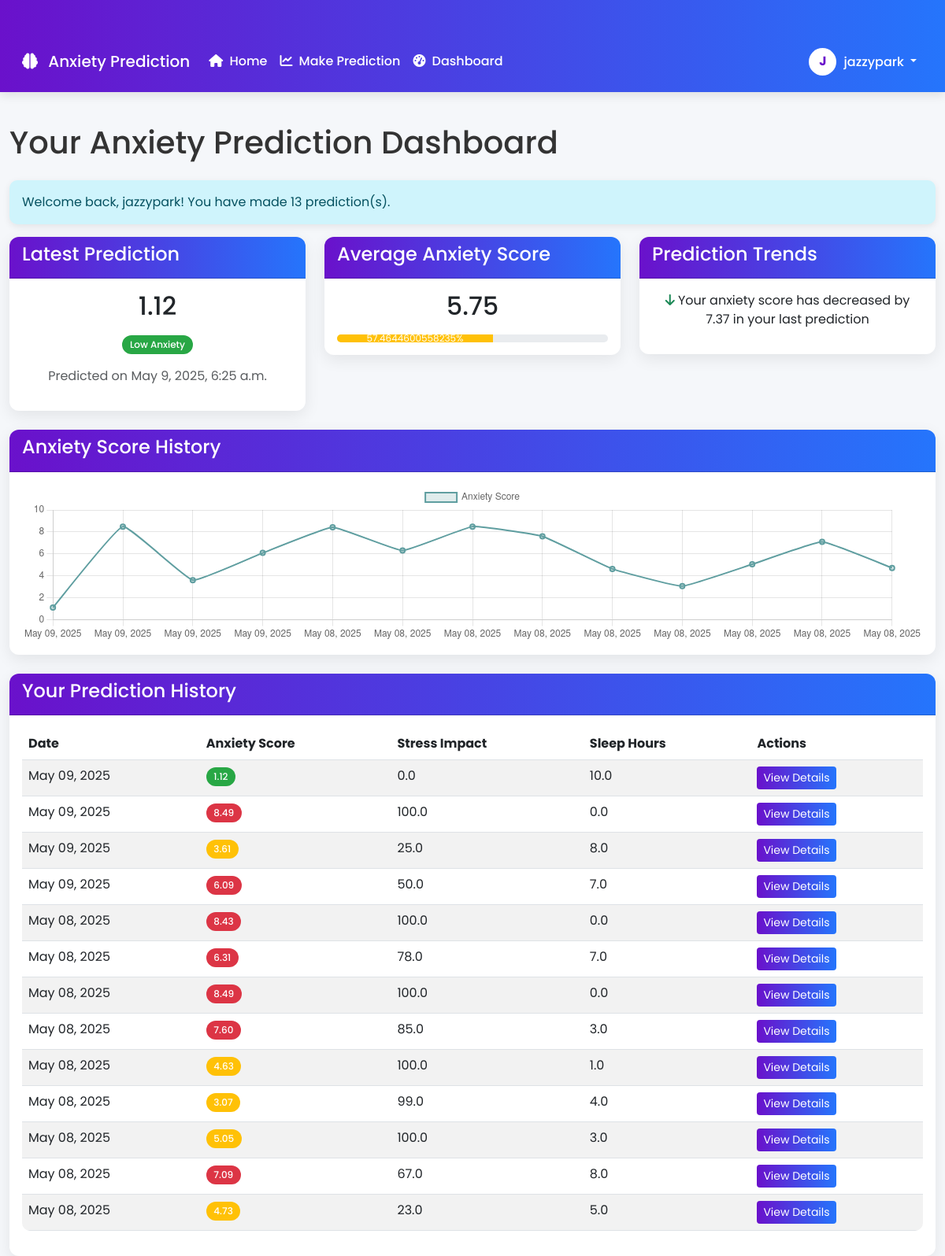
The page /dashboard/ (signed in) on the database its author committed.
### anxiety_app/models.py (models this page shows, shortened)
class AnxietyPrediction(models.Model):
    user = models.ForeignKey(User, on_delete=models.CASCADE, related_name='predictions')
    stress_sleep_impact = models.FloatField()
    stress_impact_score = models.FloatField()
    sleep_stress_severity = models.FloatField()
    sleep_hours = models.FloatField()
    activity_stress_balance = models.FloatField()
    high_risk_factors = models.IntegerField()
    therapy_sessions = models.IntegerField()
    stress_sleep_composite = models.FloatField()
    health_risk_score = models.FloatField()
    predicted_anxiety = models.FloatField(null=True, blank=True)
    created_at = models.DateTimeField(auto_now_add=True)
    class Meta:
        ordering = ['-created_at']

### anxiety_app/views.py (the view)
# urls.py: path('dashboard/', views.dashboard_view, name='dashboard'),
@login_required(login_url='login')
def dashboard_view(request):
    predictions = AnxietyPrediction.objects.filter(user=request.user)
    context = {
        'predictions': predictions,
    }
    if predictions.exists():
        latest_prediction = predictions.first()
        average_score = predictions.aggregate(avg_score=Avg('predicted_anxiety'))['avg_score']
        average_score_percent = min(average_score * 10, 100)
        if predictions.count() > 1:
            previous_prediction = predictions[1]
            trend = latest_prediction.predicted_anxiety - previous_prediction.predicted_anxiety
        else:
            trend = 0
        context.update({
            'latest_prediction': latest_prediction,
            'average_score': average_score,
            'average_score_percent': average_score_percent,
            'trend': trend
        })
    return render(request, 'anxiety_app/dashboard.html', context)

### anxiety_app/templates/anxiety_app/dashboard.html (shortened to what this page needs)
{% extends 'anxiety_app/base.html' %}
{% block content %}
<div class="row">
    <div class="col-md-12">
        <h1 class="mb-4">Your Anxiety Prediction Dashboard</h1>
        {% if predictions %}
            <div class="alert alert-info">
                Welcome back, {{ user.username }}! You have made {{ predictions|length }} prediction(s).
            </div>
            <div class="row mb-4">
                <div class="col-md-4">
                    <div class="card">
                        <div class="card-header bg-primary text-white">
                            <h4>Latest Prediction</h4>
                        </div>
                        <div class="card-body">
                            <h2 class="text-center mb-3">{{ latest_prediction.predicted_anxiety|floatformat:2 }}</h2>
                            <p class="text-center">
                                {% if latest_prediction.predicted_anxiety < 3 %}
                                    <span class="badge bg-success">Low Anxiety</span>
                                {% elif latest_prediction.predicted_anxiety < 6 %}
                                    <span class="badge bg-warning">Moderate Anxiety</span>
                                {% else %}
                                    <span class="badge bg-danger">High Anxiety</span>
                                {% endif %}
                            </p>
                            <p class="text-center text-muted">
                                Predicted on {{ latest_prediction.created_at|date:"F j, Y, g:i a" }}
                            </p>
                        </div>
                    </div>
                </div>
                <div class="col-md-4">
                    <div class="card">
                        <div class="card-header bg-primary text-white">
                            <h4>Average Anxiety Score</h4>
                        </div>
                        <div class="card-body">
                            <h2 class="text-center">{{ average_score|floatformat:2 }}</h2>
                            <div class="progress mt-3">
                                <div class="progress-bar
                                    {% if average_score < 3 %}
                                        bg-success
                                    {% elif average_score < 6 %}
                                        bg-warning
                                    {% else %}
                                        bg-danger
                                    {% endif %}"
                                    role="progressbar"
                                    style="width: {{ average_score_percent }}%;"
                                    aria-valuenow="{{ average_score_percent }}"
                                    aria-valuemin="0"
                                    aria-valuemax="100">{{ average_score_percent }}%</div>
                            </div>
                        </div>
                    </div>
                </div>
                <div class="col-md-4">
                    <div class="card">
                        <div class="card-header bg-primary text-white">
                            <h4>Prediction Trends</h4>
                        </div>
                        <div class="card-body">
                            {% if predictions|length > 1 %}
                                {% if trend > 0 %}
                                    <p class="text-center">
                                        <i class="fas fa-arrow-up text-danger"></i> Your anxiety score has increased by {{ trend|floatformat:2 }} in your last prediction
                                    </p>
                                {% elif trend < 0 %}
                                    <p class="text-center">
                                        <i class="fas fa-arrow-down text-success"></i> Your anxiety score has decreased by {{ trend|floatformat:2|cut:"-" }} in your last prediction
                                    </p>
                                {% else %}
                                    <p class="text-center">
                                        <i class="fas fa-equals text-warning"></i> Your anxiety score has not changed in your last prediction
                                    </p>
                                {% endif %}
                            {% else %}
                                <p class="text-center">Not enough data to show trends</p>
                            {% endif %}
                        </div>
                    </div>
                </div>
            </div>
            <div class="row">
                <div class="col-md-12">
                    <div class="card mb-4">
                        <div class="card-header bg-primary text-white">
                            <h4>Anxiety Score History</h4>
                        </div>
                        <div class="card-body">
                            <canvas id="anxietyChart" width="400" height="200"></canvas>
                        </div>
                    </div>
                </div>
            </div>
            <div class="row">
                <div class="col-md-12">
                    <div class="card">
                        <div class="card-header bg-primary text-white">
                            <h4>Your Prediction History</h4>
                        </div>
                        <div class="card-body">
                            <div class="table-responsive">
                                <table class="table table-striped">
                                    <thead>
                                        <tr>
                                            <th>Date</th>
                                            <th>Anxiety Score</th>
                                            <th>Stress Impact</th>
                                            <th>Sleep Hours</th>
                                            <th>Actions</th>
                                        </tr>
                                    </thead>
                                    <tbody>
                                        {% for prediction in predictions %}
                                            <tr>
                                                <td>{{ prediction.created_at|date:"M d, Y" }}</td>
                                                <td>
                                                    <span class="badge
                                                        {% if prediction.predicted_anxiety < 3 %}
                                                            bg-success
                                                        {% elif prediction.predicted_anxiety < 6 %}
                                                            bg-warning
                                                        {% else %}
                                                            bg-danger
                                                        {% endif %}">
                                                        {{ prediction.predicted_anxiety|floatformat:2 }}
                                                    </span>
                                                </td>
                                                <td>{{ prediction.stress_impact_score }}</td>
                                                <td>{{ prediction.sleep_hours }}</td>
                                                <td>
                                                    <a href="{% url 'prediction_result' prediction.id %}" class="btn btn-sm btn-primary">View Details</a>
                                                </td>
                                            </tr>
                                        {% endfor %}
                                    </tbody>
                                </table>
                            </div>
                        </div>
                    </div>
                </div>
            </div>
        {% else %}
            <div class="alert alert-warning">
                <p>You haven't made any predictions yet.</p>
                <a href="{% url 'prediction_form' %}" class="btn btn-primary mt-2">Make Your First Prediction</a>
            </div>
        {% endif %}
    </div>
</div>
{% endblock %}
{% block extra_js %}
<script>
    document.addEventListener('DOMContentLoaded', function() {
        {% if predictions|length > 0 %}
            const ctx = document.getElementById('anxietyChart').getContext('2d');
            const anxietyChart = new Chart(ctx, {
                type: 'line',
                data: {
                    labels: [{% for prediction in predictions %}'{{ prediction.created_at|date:"M d, Y" }}'{% if not forloop.last %}, {% endif %}{% endfor %}],
                    datasets: [{
                        label: 'Anxiety Score',
                        data: [{% for prediction in predictions %}{{ prediction.predicted_anxiety }}{% if not forloop.last %}, {% endif %}{% endfor %}],
                        backgroundColor: 'rgba(95, 158, 160, 0.2)',
                        borderColor: 'rgba(95, 158, 160, 1)',
                        borderWidth: 2,
                        tension: 0.1
                    }]
                },
                options: {
                    scales: {
                        y: {
                            beginAtZero: true,
                            max: 10
                        }
                    },
                    responsive: true,
                    maintainAspectRatio: false
                }
            });
        {% endif %}
    });
</script>
{% endblock %}

### anxiety_app/templates/anxiety_app/base.html (shortened to what this page needs)
<!DOCTYPE html>
<html lang="en">
<head>
    <link href="https://cdn.jsdelivr.net/npm/bootstrap@5.3.0-alpha1/dist/css/bootstrap.min.css" rel="stylesheet">
    <link rel="stylesheet" href="https://cdnjs.cloudflare.com/ajax/libs/font-awesome/6.4.0/css/all.min.css">
</head>
<body>
    <nav class="navbar navbar-expand-lg navbar-dark">
        <div class="container">
            <a class="navbar-brand" href="{% url 'home' %}">
                <i class="fas fa-brain me-2"></i>
                Anxiety Prediction
            </a>
            <div class="collapse navbar-collapse" id="navbarNav">
                <ul class="navbar-nav me-auto">
                    <li class="nav-item">
                        <a class="nav-link" href="{% url 'home' %}">
                            <i class="fas fa-home me-1"></i> Home
                        </a>
                    </li>
                    {% if user.is_authenticated %}
                        <li class="nav-item">
                            <a class="nav-link" href="{% url 'prediction_form' %}">
                                <i class="fas fa-chart-line me-1"></i> Make Prediction
                            </a>
                        </li>
                        <li class="nav-item">
                            <a class="nav-link" href="{% url 'dashboard' %}">
                                <i class="fas fa-tachometer-alt me-1"></i> Dashboard
                            </a>
                        </li>
                    {% endif %}
                </ul>
                <ul class="navbar-nav">
                    {% if user.is_authenticated %}
                        <li class="nav-item dropdown">
                            <a class="nav-link dropdown-toggle" href="#" id="navbarDropdown" role="button" data-bs-toggle="dropdown" aria-expanded="false">
                                <div class="avatar">{{ user.username.0|upper }}</div>
                                {{ user.username }}
                            </a>
                        </li>
                    {% endif %}
                </ul>
            </div>
        </div>
    </nav>
    <div class="container">
        {% block content %}{% endblock %}
    </div>
    {% block extra_js %}{% endblock %}
</body>
</html>

### anxiety_app/templates/anxiety_app/base.html (style rules this page uses)
:root { --primary-color: #6a11cb; --primary-gradient: linear-gradient(to right, #6a11cb, #2575fc); --secondary-color: #2575fc; --text-color: #333; --light-color: #f8f9fa; --dark-color: #343a40; --success-color: #28a745; --warning-color: #ffc107; --danger-color: #dc3545; }
body { font-family: 'Poppins', sans-serif; background-color: #f5f7fa; color: var(--text-color); }
.container { max-width: 1200px; margin-top: 40px; }
.navbar { background: var(--primary-gradient); box-shadow: 0 4px 12px rgba(0, 0, 0, 0.1); padding: 0.8rem 1rem; }
.navbar-brand, .navbar-nav .nav-link { color: white !important; font-weight: 500; }
.btn-primary { background: var(--primary-gradient); border: none; transition: all 0.3s ease; }
.card { border: none; border-radius: 12px; box-shadow: 0 6px 20px rgba(0, 0, 0, 0.08); transition: transform 0.3s ease; }
.card-header { background: var(--primary-gradient); color: white; font-weight: 600; border-radius: 12px 12px 0 0 !important; }
.progress { height: 10px; border-radius: 5px; }
.avatar { width: 35px; height: 35px; border-radius: 50%; background-color: #fff; color: var(--primary-color); display: inline-flex; align-items: center; justify-content: center; margin-right: 5px; font-weight: bold; border: 2px solid rgba(255, 255, 255, 0.3); }
.badge { padding: 0.5em 0.8em; border-radius: 20px; font-weight: 500; }
.alert { border-radius: 10px; border: none; box-shadow: 0 3px 10px rgba(0, 0, 0, 0.08); }
.table { border-radius: 10px; overflow: hidden; }
.bg-success { background-color: var(--success-color) !important; }
.bg-warning { background-color: var(--warning-color) !important; }
.bg-danger { background-color: var(--danger-color) !important; }
.bg-primary { background: var(--primary-gradient) !important; }
.container { animation: fadeIn 0.5s ease-out; }

### rows shown on the page
AnxietyPrediction: predicted_anxiety "1.12", created_at "May 9, 2025, 6:25 a.m.", created_at "May 09, 2025", stress_impact_score "0.0", sleep_hours "10.0"
AnxietyPrediction: created_at "May 09, 2025", predicted_anxiety "8.49", stress_impact_score "100.0", sleep_hours "0.0"
AnxietyPrediction: created_at "May 09, 2025", predicted_anxiety "3.61", stress_impact_score "25.0", sleep_hours "8.0"
AnxietyPrediction: created_at "May 09, 2025", predicted_anxiety "6.09", stress_impact_score "50.0", sleep_hours "7.0"
AnxietyPrediction: created_at "May 08, 2025", predicted_anxiety "8.43", stress_impact_score "100.0", sleep_hours "0.0"
AnxietyPrediction: created_at "May 08, 2025", predicted_anxiety "6.31", stress_impact_score "78.0", sleep_hours "7.0"
AnxietyPrediction: created_at "May 08, 2025", predicted_anxiety "8.49", stress_impact_score "100.0", sleep_hours "0.0"
AnxietyPrediction: created_at "May 08, 2025", predicted_anxiety "7.60", stress_impact_score "85.0", sleep_hours "3.0"
AnxietyPrediction: created_at "May 08, 2025", predicted_anxiety "4.63", stress_impact_score "100.0", sleep_hours "1.0"
AnxietyPrediction: created_at "May 08, 2025", predicted_anxiety "3.07", stress_impact_score "99.0", sleep_hours "4.0"
AnxietyPrediction: created_at "May 08, 2025", predicted_anxiety "5.05", stress_impact_score "100.0", sleep_hours "3.0"
AnxietyPrediction: created_at "May 08, 2025", predicted_anxiety "7.09", stress_impact_score "67.0", sleep_hours "8.0"
AnxietyPrediction: created_at "May 08, 2025", predicted_anxiety "4.73", stress_impact_score "23.0", sleep_hours "5.0"

### other values the page prints
{{ user.username.0|upper }} "J"
{{ user.username }} "jazzypark"
{{ predictions|length }} "13"
{{ average_score|floatformat:2 }} "5.75"
{{ average_score_percent }} "57.4644600558235"
{{ trend|floatformat:2|cut:"-" }} "7.37"
